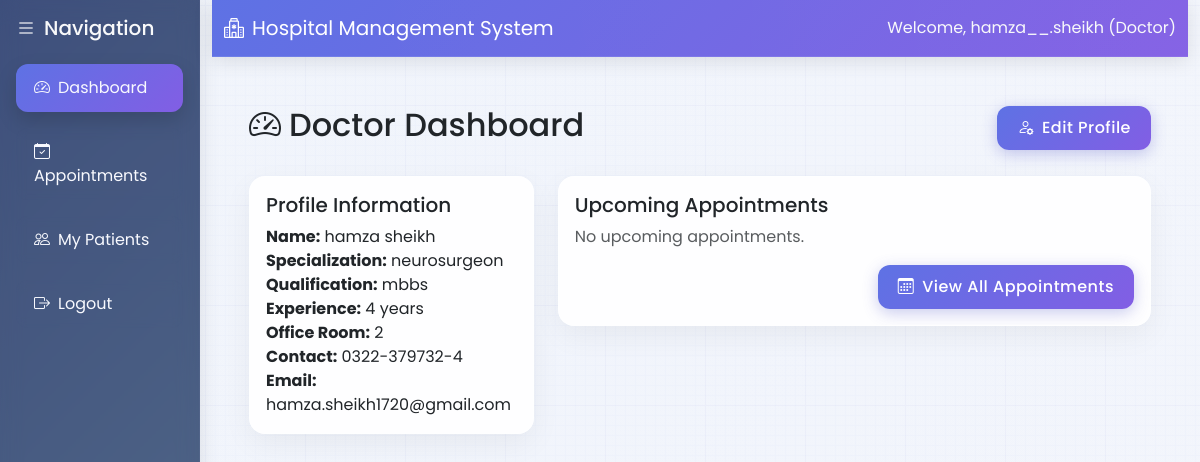
/doctors/dashboard (signed in), run on the app's committed database.
### app/models.py (models this page shows, shortened)
class User(db.Model, UserMixin):
    id = db.Column(db.Integer, primary_key=True)
    username = db.Column(db.String(20), unique=True, nullable=False)
    email = db.Column(db.String(120), unique=True, nullable=False)
    password_hash = db.Column(db.String(128), nullable=False)
    role = db.Column(db.String(20), nullable=False)  # 'admin', 'doctor', 'nurse', 'receptionist', 'store_manager'
    created_at = db.Column(db.DateTime, default=datetime.utcnow)
    doctor_profile = db.relationship('Doctor', backref='user', uselist=False, cascade='all, delete-orphan')
    nurse_profile = db.relationship('Nurse', backref='user', uselist=False, cascade='all, delete-orphan')
    receptionist_profile = db.relationship('Receptionist', backref='user', uselist=False, cascade='all, delete-orphan')
    store_manager_profile = db.relationship('StoreManager', backref='user', uselist=False, cascade='all, delete-orphan')

class Doctor(db.Model):
    id = db.Column(db.Integer, primary_key=True)
    user_id = db.Column(db.Integer, db.ForeignKey('user.id'), nullable=False)
    first_name = db.Column(db.String(50), nullable=False)
    last_name = db.Column(db.String(50), nullable=False)
    specialization = db.Column(db.String(100), nullable=False)
    qualification = db.Column(db.String(200), nullable=False)
    experience_years = db.Column(db.Integer)
    contact_number = db.Column(db.String(15), nullable=False)
    email = db.Column(db.String(120), nullable=False)
    office_room = db.Column(db.String(10))
    appointments = db.relationship('Appointment', backref='doctor', lazy=True, cascade='all, delete-orphan')
    prescriptions = db.relationship('Prescription', backref='doctor', lazy=True, cascade='all, delete-orphan')

### app/doctors/routes.py (the view)
@doctors.route('/doctors/dashboard')
@login_required
def dashboard():
    if current_user.role != 'doctor':
        flash('You do not have permission to view this page', 'danger')
        return redirect(url_for('main.home'))
    doctor = Doctor.query.filter_by(user_id=current_user.id).first()
    if not doctor:
        flash('Please complete your profile first', 'info')
        return redirect(url_for('doctors.create_profile'))
    upcoming_appointments = Appointment.query.filter_by(
        doctor_id=doctor.id,
        status='scheduled'
    ).order_by(Appointment.appointment_date).limit(5).all()
    return render_template(
        'doctors/dashboard.html',
        title='Doctor Dashboard',
        doctor=doctor,
        upcoming_appointments=upcoming_appointments
    )

### app/models.py (called while the page is built)
@login_manager.user_loader
def load_user(user_id):
    return User.query.get(int(user_id))

### app/templates/doctors/dashboard.html
{% extends "base.html" %}
{% block content %}
<div class="container">
    <div class="row mb-4">
        <div class="col">
            <h2><i class="bi bi-speedometer2 me-2"></i>Doctor Dashboard</h2>
        </div>
        <div class="col text-end">
            <a href="{{ url_for('doctors.edit_profile') }}" class="btn btn-primary">
                <i class="bi bi-person-gear me-2"></i>Edit Profile
            </a>
        </div>
    </div>
    <div class="row mb-4">
        <div class="col-md-4">
            <div class="card">
                <div class="card-body">
                    <h5 class="card-title">Profile Information</h5>
                    <p class="card-text">
                        <strong>Name:</strong> {{ doctor.first_name }} {{ doctor.last_name }}<br>
                        <strong>Specialization:</strong> {{ doctor.specialization }}<br>
                        <strong>Qualification:</strong> {{ doctor.qualification }}<br>
                        <strong>Experience:</strong> {{ doctor.experience_years }} years<br>
                        <strong>Office Room:</strong> {{ doctor.office_room }}<br>
                        <strong>Contact:</strong> {{ doctor.contact_number }}<br>
                        <strong>Email:</strong> {{ doctor.email }}
                    </p>
                </div>
            </div>
        </div>
        <div class="col-md-8">
            <div class="card">
                <div class="card-body">
                    <h5 class="card-title">Upcoming Appointments</h5>
                    {% if upcoming_appointments %}
                    <div class="table-responsive">
                        <table class="table table-hover">
                            <thead>
                                <tr>
                                    <th>Date & Time</th>
                                    <th>Patient</th>
                                    <th>Purpose</th>
                                    <th>Status</th>
                                    <th>Actions</th>
                                </tr>
                            </thead>
                            <tbody>
                                {% for appointment in upcoming_appointments %}
                                <tr>
                                    <td>{{ appointment.appointment_date.strftime('%Y-%m-%d %H:%M') }}</td>
                                    <td>{{ appointment.patient.first_name }} {{ appointment.patient.last_name }}</td>
                                    <td>{{ appointment.purpose }}</td>
                                    <td>
                                        <span class="badge bg-{{ 'primary' if appointment.status == 'scheduled' else 'success' if appointment.status == 'completed' else 'danger' }}">
                                            {{ appointment.status.title() }}
                                        </span>
                                    </td>
                                    <td>
                                        <div class="btn-group">
                                            <a href="{{ url_for('doctors.patient_details', patient_id=appointment.patient.id) }}" class="btn btn-sm btn-info">
                                                <i class="bi bi-eye"></i>
                                            </a>
                                            <form action="{{ url_for('doctors.update_appointment_status', appointment_id=appointment.id) }}" method="POST" class="d-inline">
                                                <input type="hidden" name="status" value="completed">
                                                <button type="submit" class="btn btn-sm btn-success" {{ 'disabled' if appointment.status != 'scheduled' }}>
                                                    <i class="bi bi-check-lg"></i>
                                                </button>
                                            </form>
                                        </div>
                                    </td>
                                </tr>
                                {% endfor %}
                            </tbody>
                        </table>
                    </div>
                    {% else %}
                    <p class="text-muted">No upcoming appointments.</p>
                    {% endif %}
                    <div class="text-end mt-3">
                        <a href="{{ url_for('doctors.appointments') }}" class="btn btn-primary">
                            <i class="bi bi-calendar3 me-2"></i>View All Appointments
                        </a>
                    </div>
                </div>
            </div>
        </div>
    </div>
</div>
{% endblock %}

### app/templates/base.html (shortened to what this page needs)
<!DOCTYPE html>
<html lang="en">
<head>
    <link href="https://cdn.jsdelivr.net/npm/bootstrap@5.3.0/dist/css/bootstrap.min.css" rel="stylesheet">
    <link rel="stylesheet" href="https://cdn.jsdelivr.net/npm/bootstrap-icons@1.10.0/font/bootstrap-icons.css">
    <link rel="stylesheet" href="https://cdnjs.cloudflare.com/ajax/libs/animate.css/4.1.1/animate.min.css">
    <link rel="stylesheet" href="https://cdn.jsdelivr.net/npm/sweetalert2@11/dist/sweetalert2.min.css">
</head>
<body>
    <div class="container-fluid">
        <div class="row">
            {% if current_user.is_authenticated %}
            <div class="col-md-2 sidebar p-0">
                <div class="d-flex flex-column p-3">
                    <h5 class="text-light mb-3 animate__animated animate__fadeIn"><i class="bi bi-list me-2"></i>Navigation</h5>
                    {% if current_user.role == 'doctor' %}
                    <a href="{{ url_for('doctors.dashboard') }}" class="nav-link {% if request.endpoint.startswith('doctors.dashboard') %}active{% endif %}">
                        <i class="bi bi-speedometer2 me-2"></i>Dashboard
                    </a>
                    <a href="{{ url_for('doctors.appointments') }}" class="nav-link {% if request.endpoint.startswith('doctors.appointments') %}active{% endif %}">
                        <i class="bi bi-calendar-check me-2"></i>Appointments
                    </a>
                    <a href="{{ url_for('doctors.patients') }}" class="nav-link {% if request.endpoint.startswith('doctors.patients') %}active{% endif %}">
                        <i class="bi bi-people me-2"></i>My Patients
                    </a>
                    {% endif %}
                    <a href="{{ url_for('auth.logout') }}" class="nav-link">
                        <i class="bi bi-box-arrow-right me-2"></i>Logout
                    </a>
                </div>
            </div>
            {% endif %}
            <div class="col{% if current_user.is_authenticated %}-md-10{% endif %}">
                <nav class="navbar navbar-expand-lg mb-4">
                    <div class="container-fluid">
                        <a class="navbar-brand" href="{{ url_for('main.home') }}">
                            <i class="bi bi-hospital me-2"></i>Hospital Management System
                        </a>
                        {% if current_user.is_authenticated %}
                        <div class="navbar-text text-light">
                            Welcome, {{ current_user.username }} ({{ current_user.role.replace('_', ' ').title() }})
                        </div>
                        {% endif %}
                    </div>
                </nav>
                <div class="main-content page-transition">
                    {% block content %}{% endblock %}
                </div>
            </div>
        </div>
    </div>
</body>
</html>

### app/templates/base.html (style rules this page uses)
:root { --primary-color: #5e72e4; --primary-gradient: linear-gradient(135deg, #5e72e4, #825ee4); --secondary-color: #344675; --secondary-gradient: linear-gradient(135deg, #344675, #4a6283); --accent-color: #11cdef; --accent-gradient: linear-gradient(135deg, #11cdef, #1171ef); --light-color: #f8f9fe; --dark-color: #32325d; --danger-color: #f5365c; --danger-gradient: linear-gradient(135deg, #f5365c, #f56036); --success-color: #2dce89; --success-gradient: linear-gradient(135deg, #2dce89, #2dcca7); --warning-color: #fb6340; --warning-gradient: linear-gradient(135deg, #fb6340, #fbb140); --info-color: #11cdef; --info-gradient: linear-gradient(135deg, #11cdef, #1171ef); }
body { font-family: 'Poppins', sans-serif; background-color: #f8f9fe; transition: all 0.3s ease; overflow-x: hidden; position: relative; }
body::before { content: ''; position: absolute; top: 0; left: 0; width: 100%; height: 100%; background: radial-gradient(circle at 30% 20%, rgba(94, 114, 228, 0.03) 0%, rgba(130, 94, 228, 0.01) 100%); pointer-events: none; z-index: -1; }
.sidebar { min-height: 100vh; background: var(--secondary-gradient); box-shadow: 0 0 20px rgba(0,0,0,0.1); transition: all 0.3s ease; z-index: 1000; position: relative; overflow: hidden; border-right: 1px solid rgba(255, 255, 255, 0.1); }
.sidebar::before { content: ''; position: absolute; top: 0; left: 0; width: 100%; height: 100%; background: rgba(255, 255, 255, 0.05); backdrop-filter: blur(10px); z-index: -1; }
.sidebar::after { content: ''; position: absolute; top: -50%; right: -50%; width: 200px; height: 200px; background: radial-gradient(circle, rgba(255,255,255,0.1) 0%, rgba(255,255,255,0) 70%); border-radius: 50%; opacity: 0.5; z-index: -1; animation: pulse-light 15s infinite alternate; }
.sidebar .nav-link { color: var(--light-color); margin: 8px 0; border-radius: 12px; transition: all 0.4s cubic-bezier(0.175, 0.885, 0.32, 1.275); padding: 12px 18px; position: relative; overflow: hidden; z-index: 1; backdrop-filter: blur(5px); }
.sidebar .nav-link.active { background: var(--primary-gradient); box-shadow: 0 8px 20px rgba(0, 0, 0, 0.15); transform: translateX(0); }
.sidebar .nav-link::before { content: ''; position: absolute; top: 0; left: 0; width: 0; height: 100%; background: linear-gradient(90deg, rgba(255,255,255,0.1), rgba(255,255,255,0)); transition: all 0.4s ease; z-index: -1; }
.sidebar .nav-link i { transition: transform 0.3s ease; }
.main-content { padding: 25px; transition: all 0.3s ease; }
.navbar { background: var(--primary-gradient); box-shadow: 0 4px 20px rgba(0,0,0,0.1); transition: all 0.3s ease; backdrop-filter: blur(10px); border-bottom: 1px solid rgba(255, 255, 255, 0.1); position: relative; overflow: hidden; z-index: 1000; }
.navbar::before { content: ''; position: absolute; top: -50%; left: -50%; width: 200%; height: 200%; background: radial-gradient(circle at top right, rgba(255,255,255,0.1) 0%, rgba(255,255,255,0) 70%); opacity: 0.5; z-index: -1; animation: rotate 30s infinite linear; pointer-events: none; }
.navbar-brand, .navbar .nav-link { color: #ffffff; transition: all 0.3s ease; }
.card { border-radius: 16px; box-shadow: 0 10px 30px rgba(0,0,0,0.05); transition: all 0.4s cubic-bezier(0.175, 0.885, 0.32, 1.275); overflow: hidden; border: 1px solid rgba(255, 255, 255, 0.2); background: rgba(255, 255, 255, 0.9); backdrop-filter: blur(10px); position: relative; }
.card::before { content: ''; position: absolute; top: 0; left: 0; width: 100%; height: 100%; background: linear-gradient(135deg, rgba(255,255,255,0.1) 0%, rgba(255,255,255,0) 100%); z-index: 1; opacity: 0; transition: opacity 0.4s ease; }
.btn { border-radius: 12px; transition: all 0.4s cubic-bezier(0.175, 0.885, 0.32, 1.275); position: relative; overflow: hidden; z-index: 1; font-weight: 500; letter-spacing: 0.5px; padding: 10px 20px; border: none; }
.btn::before { content: ''; position: absolute; top: 0; left: -100%; width: 100%; height: 100%; background: linear-gradient(90deg, rgba(255,255,255,0.2), rgba(255,255,255,0)); transition: all 0.6s ease; z-index: -1; }
.btn::after { content: ''; position: absolute; bottom: 0; left: 0; width: 100%; height: 3px; background: rgba(255,255,255,0.3); transform: scaleX(0); transform-origin: right; transition: transform 0.4s ease; }
.btn-primary { background: var(--primary-gradient); border: none; box-shadow: 0 4px 15px rgba(78, 84, 200, 0.3); }
.page-transition { animation: fadeIn 0.8s cubic-bezier(0.175, 0.885, 0.32, 1.275); }

### data on the page
User: username "hamza__.sheikh", role.replace "Doctor"
Doctor: first_name "hamza", last_name "sheikh", specialization "neurosurgeon", qualification "mbbs", experience_years "4", office_room "2", contact_number "0322-379732-4", email "hamza.sheikh1720@gmail.com"
